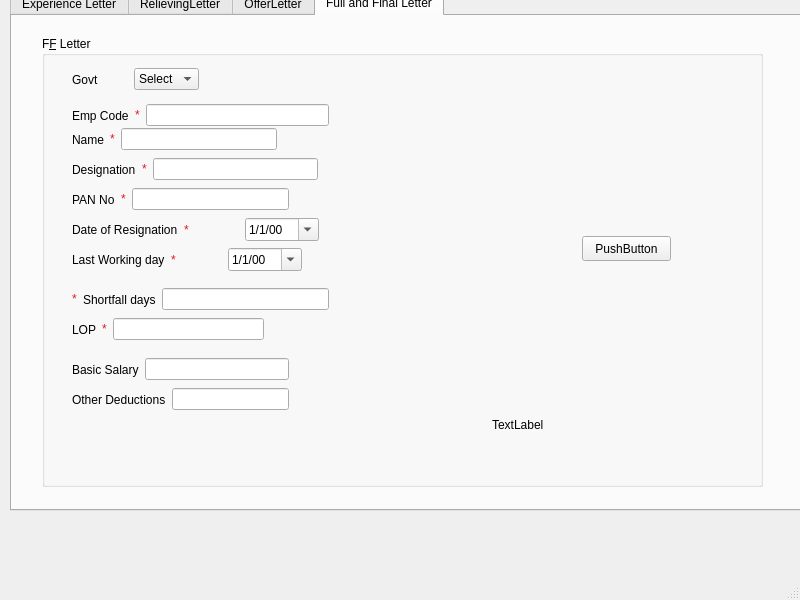
<?xml version="1.0" encoding="UTF-8"?>
<ui version="4.0">
 <class>MainWindow</class>
 <widget class="QMainWindow" name="MainWindow">
  <property name="geometry">
   <rect>
    <x>0</x>
    <y>0</y>
    <width>800</width>
    <height>600</height>
   </rect>
  </property>
  <property name="windowTitle">
   <string>MainWindow</string>
  </property>
  <widget class="QWidget" name="centralwidget">
   <widget class="QTabWidget" name="tableWidget">
    <property name="geometry">
     <rect>
      <x>10</x>
      <y>-10</y>
      <width>791</width>
      <height>521</height>
     </rect>
    </property>
    <property name="toolTip">
     <string>&lt;html&gt;&lt;head/&gt;&lt;body&gt;&lt;p&gt;&lt;br/&gt;&lt;/p&gt;&lt;p&gt;&lt;br/&gt;&lt;/p&gt;&lt;p&gt;&lt;br/&gt;&lt;/p&gt;&lt;/body&gt;&lt;/html&gt;</string>
    </property>
    <property name="whatsThis">
     <string>&lt;html&gt;&lt;head/&gt;&lt;body&gt;&lt;p&gt;s&lt;/p&gt;&lt;/body&gt;&lt;/html&gt;</string>
    </property>
    <property name="currentIndex">
     <number>3</number>
    </property>
    <widget class="QWidget" name="ExperienceLetter">
     <attribute name="title">
      <string>Experience Letter</string>
     </attribute>
     <widget class="QGroupBox" name="groupBox_2">
      <property name="geometry">
       <rect>
        <x>40</x>
        <y>0</y>
        <width>631</width>
        <height>441</height>
       </rect>
      </property>
      <property name="title">
       <string>Experience letter</string>
      </property>
      <widget class="QPushButton" name="pushButton">
       <property name="geometry">
        <rect>
         <x>490</x>
         <y>200</y>
         <width>89</width>
         <height>25</height>
        </rect>
       </property>
       <property name="text">
        <string>Generate pdf</string>
       </property>
      </widget>
      <widget class="QLineEdit" name="id">
       <property name="geometry">
        <rect>
         <x>120</x>
         <y>30</y>
         <width>113</width>
         <height>25</height>
        </rect>
       </property>
      </widget>
      <widget class="QLabel" name="label">
       <property name="geometry">
        <rect>
         <x>410</x>
         <y>160</y>
         <width>67</width>
         <height>17</height>
        </rect>
       </property>
       <property name="text">
        <string/>
       </property>
       <property name="pixmap">
        <pixmap>:/pics/delta.jpeg</pixmap>
       </property>
      </widget>
      <widget class="QPushButton" name="pushButton_2">
       <property name="geometry">
        <rect>
         <x>490</x>
         <y>270</y>
         <width>89</width>
         <height>25</height>
        </rect>
       </property>
       <property name="text">
        <string>sign</string>
       </property>
      </widget>
      <widget class="QLabel" name="signature">
       <property name="geometry">
        <rect>
         <x>440</x>
         <y>410</y>
         <width>67</width>
         <height>17</height>
        </rect>
       </property>
       <property name="text">
        <string/>
       </property>
      </widget>
      <widget class="QCheckBox" name="checkBox_2">
       <property name="geometry">
        <rect>
         <x>280</x>
         <y>280</y>
         <width>92</width>
         <height>23</height>
        </rect>
       </property>
       <property name="text">
        <string>CheckBox</string>
       </property>
      </widget>
      <widget class="QComboBox" name="comboBox">
       <property name="geometry">
        <rect>
         <x>37</x>
         <y>30</y>
         <width>81</width>
         <height>25</height>
        </rect>
       </property>
       <item>
        <property name="text">
         <string>select</string>
        </property>
       </item>
       <item>
        <property name="text">
         <string>es</string>
        </property>
       </item>
       <item>
        <property name="text">
         <string>it</string>
        </property>
       </item>
       <item>
        <property name="text">
         <string>hr</string>
        </property>
       </item>
       <item>
        <property name="text">
         <string/>
        </property>
       </item>
      </widget>
      <widget class="QWidget" name="layoutWidget">
       <property name="geometry">
        <rect>
         <x>41</x>
         <y>280</y>
         <width>229</width>
         <height>28</height>
        </rect>
       </property>
       <layout class="QHBoxLayout" name="horizontalLayout_8">
        <item>
         <widget class="QLabel" name="label_9">
          <property name="text">
           <string>Date of Relieving</string>
          </property>
         </widget>
        </item>
        <item>
         <widget class="QLabel" name="label_21">
          <property name="text">
           <string>&lt;html&gt;&lt;head/&gt;&lt;body&gt;&lt;p&gt;&lt;span style=&quot; color:#e01b24;&quot;&gt;*&lt;/span&gt;&lt;/p&gt;&lt;/body&gt;&lt;/html&gt;</string>
          </property>
         </widget>
        </item>
        <item>
         <widget class="QDateEdit" name="dateEdit_2">
          <property name="displayFormat">
           <string>d/M/yy</string>
          </property>
          <property name="date">
           <date>
            <year>2021</year>
            <month>12</month>
            <day>31</day>
           </date>
          </property>
         </widget>
        </item>
       </layout>
      </widget>
      <widget class="QWidget" name="layoutWidget_2">
       <property name="geometry">
        <rect>
         <x>41</x>
         <y>250</y>
         <width>296</width>
         <height>27</height>
        </rect>
       </property>
       <layout class="QHBoxLayout" name="horizontalLayout_7">
        <item>
         <widget class="QLabel" name="label_8">
          <property name="text">
           <string>Reporting Manager</string>
          </property>
         </widget>
        </item>
        <item>
         <widget class="QLabel" name="label_20">
          <property name="text">
           <string>&lt;html&gt;&lt;head/&gt;&lt;body&gt;&lt;p&gt;&lt;span style=&quot; color:#e01b24;&quot;&gt;*&lt;/span&gt;&lt;/p&gt;&lt;/body&gt;&lt;/html&gt;</string>
          </property>
         </widget>
        </item>
        <item>
         <widget class="QLineEdit" name="lineEdit_15"/>
        </item>
       </layout>
      </widget>
      <widget class="QWidget" name="layoutWidget_3">
       <property name="geometry">
        <rect>
         <x>41</x>
         <y>160</y>
         <width>207</width>
         <height>27</height>
        </rect>
       </property>
       <layout class="QHBoxLayout" name="horizontalLayout_5">
        <item>
         <widget class="QLabel" name="label_5">
          <property name="text">
           <string>Salary</string>
          </property>
         </widget>
        </item>
        <item>
         <widget class="QLabel" name="label_17">
          <property name="text">
           <string>&lt;html&gt;&lt;head/&gt;&lt;body&gt;&lt;p&gt;&lt;span style=&quot; color:#e01b24;&quot;&gt;*&lt;/span&gt;&lt;/p&gt;&lt;/body&gt;&lt;/html&gt;</string>
          </property>
         </widget>
        </item>
        <item>
         <widget class="QLineEdit" name="lineEdit_9">
          <property name="text">
           <string/>
          </property>
         </widget>
        </item>
       </layout>
      </widget>
      <widget class="QWidget" name="layoutWidget_4">
       <property name="geometry">
        <rect>
         <x>41</x>
         <y>70</y>
         <width>205</width>
         <height>27</height>
        </rect>
       </property>
       <layout class="QHBoxLayout" name="horizontalLayout_2">
        <item>
         <widget class="QLabel" name="label_2">
          <property name="text">
           <string>Name</string>
          </property>
         </widget>
        </item>
        <item>
         <widget class="QLabel" name="label_13">
          <property name="text">
           <string>&lt;html&gt;&lt;head/&gt;&lt;body&gt;&lt;p&gt;&lt;span style=&quot; color:#e01b24;&quot;&gt;*&lt;/span&gt;&lt;/p&gt;&lt;/body&gt;&lt;/html&gt;</string>
          </property>
         </widget>
        </item>
        <item>
         <widget class="QLineEdit" name="lineEdit_2"/>
        </item>
       </layout>
      </widget>
      <widget class="QWidget" name="layoutWidget_5">
       <property name="geometry">
        <rect>
         <x>41</x>
         <y>100</y>
         <width>368</width>
         <height>27</height>
        </rect>
       </property>
       <layout class="QHBoxLayout" name="horizontalLayout_3">
        <item>
         <widget class="QLabel" name="label_3">
          <property name="text">
           <string>Designation at Time of joining</string>
          </property>
         </widget>
        </item>
        <item>
         <widget class="QLabel" name="label_14">
          <property name="text">
           <string>&lt;html&gt;&lt;head/&gt;&lt;body&gt;&lt;p&gt;&lt;span style=&quot; color:#e01b24;&quot;&gt;*&lt;/span&gt;&lt;/p&gt;&lt;/body&gt;&lt;/html&gt;</string>
          </property>
         </widget>
        </item>
        <item>
         <widget class="QLineEdit" name="lineEdit_4"/>
        </item>
       </layout>
      </widget>
      <widget class="QWidget" name="layoutWidget_6">
       <property name="geometry">
        <rect>
         <x>41</x>
         <y>340</y>
         <width>304</width>
         <height>27</height>
        </rect>
       </property>
       <layout class="QHBoxLayout" name="horizontalLayout_10">
        <item>
         <widget class="QLabel" name="label_11">
          <property name="text">
           <string>Reason for Relieving</string>
          </property>
         </widget>
        </item>
        <item>
         <widget class="QLabel" name="label_23">
          <property name="text">
           <string>&lt;html&gt;&lt;head/&gt;&lt;body&gt;&lt;p&gt;&lt;span style=&quot; color:#e01b24;&quot;&gt;*&lt;/span&gt;&lt;/p&gt;&lt;/body&gt;&lt;/html&gt;</string>
          </property>
         </widget>
        </item>
        <item>
         <widget class="QLineEdit" name="lineEdit_21"/>
        </item>
       </layout>
      </widget>
      <widget class="QWidget" name="layoutWidget_7">
       <property name="geometry">
        <rect>
         <x>42</x>
         <y>310</y>
         <width>240</width>
         <height>27</height>
        </rect>
       </property>
       <layout class="QHBoxLayout" name="horizontalLayout_9">
        <item>
         <widget class="QLabel" name="label_10">
          <property name="text">
           <string>Experience</string>
          </property>
         </widget>
        </item>
        <item>
         <widget class="QLabel" name="label_22">
          <property name="text">
           <string>&lt;html&gt;&lt;head/&gt;&lt;body&gt;&lt;p&gt;&lt;span style=&quot; color:#e01b24;&quot;&gt;*&lt;/span&gt;&lt;/p&gt;&lt;/body&gt;&lt;/html&gt;</string>
          </property>
         </widget>
        </item>
        <item>
         <widget class="QLineEdit" name="lineEdit_19"/>
        </item>
       </layout>
      </widget>
      <widget class="QWidget" name="layoutWidget_8">
       <property name="geometry">
        <rect>
         <x>42</x>
         <y>190</y>
         <width>371</width>
         <height>27</height>
        </rect>
       </property>
       <layout class="QHBoxLayout" name="horizontalLayout_6">
        <item>
         <widget class="QLabel" name="label_6">
          <property name="text">
           <string>Designation at Time of leaving</string>
          </property>
         </widget>
        </item>
        <item>
         <widget class="QLabel" name="label_18">
          <property name="text">
           <string>&lt;html&gt;&lt;head/&gt;&lt;body&gt;&lt;p&gt;&lt;span style=&quot; color:#e01b24;&quot;&gt;*&lt;/span&gt;&lt;/p&gt;&lt;/body&gt;&lt;/html&gt;</string>
          </property>
         </widget>
        </item>
        <item>
         <widget class="QLineEdit" name="lineEdit_11"/>
        </item>
       </layout>
      </widget>
      <widget class="QWidget" name="layoutWidget_9">
       <property name="geometry">
        <rect>
         <x>42</x>
         <y>130</y>
         <width>216</width>
         <height>28</height>
        </rect>
       </property>
       <layout class="QHBoxLayout" name="horizontalLayout_4">
        <item>
         <widget class="QLabel" name="label_4">
          <property name="text">
           <string>Date of Joining</string>
          </property>
         </widget>
        </item>
        <item>
         <widget class="QLabel" name="label_16">
          <property name="text">
           <string>&lt;html&gt;&lt;head/&gt;&lt;body&gt;&lt;p&gt;&lt;span style=&quot; color:#e01b24;&quot;&gt;*&lt;/span&gt;&lt;/p&gt;&lt;/body&gt;&lt;/html&gt;</string>
          </property>
         </widget>
        </item>
        <item>
         <widget class="QDateEdit" name="dateEdit">
          <property name="dateTime">
           <datetime>
            <hour>5</hour>
            <minute>30</minute>
            <second>0</second>
            <year>2020</year>
            <month>1</month>
            <day>11</day>
           </datetime>
          </property>
          <property name="displayFormat">
           <string>d/M/yy</string>
          </property>
          <property name="currentSectionIndex">
           <number>0</number>
          </property>
          <property name="timeSpec">
           <enum>Qt::TimeZone</enum>
          </property>
          <property name="date">
           <date>
            <year>2020</year>
            <month>1</month>
            <day>11</day>
           </date>
          </property>
         </widget>
        </item>
       </layout>
      </widget>
      <widget class="QWidget" name="layoutWidget_10">
       <property name="geometry">
        <rect>
         <x>46</x>
         <y>220</y>
         <width>248</width>
         <height>27</height>
        </rect>
       </property>
       <layout class="QHBoxLayout" name="horizontalLayout">
        <item>
         <widget class="QLabel" name="label_7">
          <property name="text">
           <string>Department</string>
          </property>
         </widget>
        </item>
        <item>
         <widget class="QLabel" name="label_19">
          <property name="text">
           <string>&lt;html&gt;&lt;head/&gt;&lt;body&gt;&lt;p&gt;&lt;span style=&quot; color:#e01b24;&quot;&gt;*&lt;/span&gt;&lt;/p&gt;&lt;/body&gt;&lt;/html&gt;</string>
          </property>
         </widget>
        </item>
        <item>
         <widget class="QLineEdit" name="lineEdit"/>
        </item>
       </layout>
      </widget>
      <widget class="QWidget" name="layoutWidget_11">
       <property name="geometry">
        <rect>
         <x>43</x>
         <y>400</y>
         <width>229</width>
         <height>27</height>
        </rect>
       </property>
       <layout class="QHBoxLayout" name="horizontalLayout_11">
        <item>
         <widget class="QLabel" name="label_15">
          <property name="text">
           <string>Eligibility for Rehire</string>
          </property>
         </widget>
        </item>
        <item>
         <widget class="QLabel" name="label_25">
          <property name="text">
           <string>&lt;html&gt;&lt;head/&gt;&lt;body&gt;&lt;p&gt;&lt;span style=&quot; color:#e01b24;&quot;&gt;*&lt;/span&gt;&lt;/p&gt;&lt;/body&gt;&lt;/html&gt;</string>
          </property>
         </widget>
        </item>
        <item>
         <widget class="QComboBox" name="comboBox_3">
          <item>
           <property name="text">
            <string>Select</string>
           </property>
          </item>
          <item>
           <property name="text">
            <string>Yes</string>
           </property>
          </item>
          <item>
           <property name="text">
            <string>No</string>
           </property>
          </item>
         </widget>
        </item>
       </layout>
      </widget>
      <widget class="QWidget" name="layoutWidget_12">
       <property name="geometry">
        <rect>
         <x>43</x>
         <y>370</y>
         <width>219</width>
         <height>27</height>
        </rect>
       </property>
       <layout class="QHBoxLayout" name="horizontalLayout_12">
        <item>
         <widget class="QLabel" name="label_12">
          <property name="text">
           <string>Conduct</string>
          </property>
         </widget>
        </item>
        <item>
         <widget class="QLabel" name="label_24">
          <property name="text">
           <string>&lt;html&gt;&lt;head/&gt;&lt;body&gt;&lt;p&gt;&lt;span style=&quot; color:#e01b24;&quot;&gt;*&lt;/span&gt;&lt;/p&gt;&lt;/body&gt;&lt;/html&gt;</string>
          </property>
         </widget>
        </item>
        <item>
         <widget class="QComboBox" name="comboBox_2">
          <item>
           <property name="text">
            <string>select</string>
           </property>
          </item>
          <item>
           <property name="text">
            <string>Satisfactory</string>
           </property>
          </item>
          <item>
           <property name="text">
            <string>Good</string>
           </property>
          </item>
          <item>
           <property name="text">
            <string>Not Satisfactory</string>
           </property>
          </item>
         </widget>
        </item>
       </layout>
      </widget>
     </widget>
    </widget>
    <widget class="QWidget" name="RelievingLetter">
     <attribute name="title">
      <string>RelievingLetter</string>
     </attribute>
     <widget class="QGroupBox" name="groupBox_3">
      <property name="geometry">
       <rect>
        <x>80</x>
        <y>50</y>
        <width>601</width>
        <height>361</height>
       </rect>
      </property>
      <property name="font">
       <font>
        <family>Verdana</family>
        <pointsize>10</pointsize>
       </font>
      </property>
      <property name="title">
       <string>Relieving letter</string>
      </property>
      <widget class="QWidget" name="layoutWidget_13">
       <property name="geometry">
        <rect>
         <x>61</x>
         <y>127</y>
         <width>198</width>
         <height>27</height>
        </rect>
       </property>
       <layout class="QHBoxLayout" name="horizontalLayout_21">
        <item>
         <widget class="QLabel" name="RL_Department">
          <property name="font">
           <font>
            <family>Verdana</family>
            <pointsize>10</pointsize>
           </font>
          </property>
          <property name="text">
           <string>Department</string>
          </property>
         </widget>
        </item>
        <item>
         <widget class="QLineEdit" name="RL_deptLine"/>
        </item>
       </layout>
      </widget>
      <widget class="QWidget" name="layoutWidget_14">
       <property name="geometry">
        <rect>
         <x>61</x>
         <y>155</y>
         <width>208</width>
         <height>27</height>
        </rect>
       </property>
       <layout class="QHBoxLayout" name="horizontalLayout_22">
        <item>
         <widget class="QLabel" name="RL_Resign">
          <property name="font">
           <font>
            <family>Verdana</family>
            <pointsize>10</pointsize>
           </font>
          </property>
          <property name="text">
           <string>Resignation date</string>
          </property>
         </widget>
        </item>
        <item>
         <widget class="QDateEdit" name="RL_ResDate">
          <property name="dateTime">
           <datetime>
            <hour>20</hour>
            <minute>30</minute>
            <second>0</second>
            <year>2021</year>
            <month>12</month>
            <day>30</day>
           </datetime>
          </property>
          <property name="calendarPopup">
           <bool>true</bool>
          </property>
         </widget>
        </item>
       </layout>
      </widget>
      <widget class="QWidget" name="layoutWidget_15">
       <property name="geometry">
        <rect>
         <x>61</x>
         <y>181</y>
         <width>201</width>
         <height>27</height>
        </rect>
       </property>
       <layout class="QHBoxLayout" name="horizontalLayout_23">
        <item>
         <widget class="QLabel" name="RL_Rel">
          <property name="font">
           <font>
            <family>Verdana</family>
            <pointsize>10</pointsize>
           </font>
          </property>
          <property name="text">
           <string>Relieving date</string>
          </property>
         </widget>
        </item>
        <item>
         <widget class="QDateEdit" name="RL_RelDate">
          <property name="dateTime">
           <datetime>
            <hour>20</hour>
            <minute>30</minute>
            <second>0</second>
            <year>2021</year>
            <month>12</month>
            <day>30</day>
           </datetime>
          </property>
          <property name="calendarPopup">
           <bool>true</bool>
          </property>
         </widget>
        </item>
       </layout>
      </widget>
      <widget class="QWidget" name="layoutWidget_16">
       <property name="geometry">
        <rect>
         <x>61</x>
         <y>71</y>
         <width>171</width>
         <height>27</height>
        </rect>
       </property>
       <layout class="QHBoxLayout" name="horizontalLayout_24">
        <item>
         <widget class="QLabel" name="RL_Name">
          <property name="font">
           <font>
            <family>Verdana</family>
            <pointsize>10</pointsize>
           </font>
          </property>
          <property name="text">
           <string>Name </string>
          </property>
         </widget>
        </item>
        <item>
         <widget class="QLineEdit" name="RL_nameInput"/>
        </item>
       </layout>
      </widget>
      <widget class="QWidget" name="layoutWidget_17">
       <property name="geometry">
        <rect>
         <x>61</x>
         <y>99</y>
         <width>178</width>
         <height>27</height>
        </rect>
       </property>
       <layout class="QHBoxLayout" name="horizontalLayout_25">
        <item>
         <widget class="QLabel" name="RL_Position">
          <property name="font">
           <font>
            <family>Verdana</family>
            <pointsize>10</pointsize>
           </font>
          </property>
          <property name="text">
           <string>Position</string>
          </property>
         </widget>
        </item>
        <item>
         <widget class="QLineEdit" name="RL_positionInput"/>
        </item>
       </layout>
      </widget>
      <widget class="QWidget" name="layoutWidget_18">
       <property name="geometry">
        <rect>
         <x>61</x>
         <y>40</y>
         <width>271</width>
         <height>27</height>
        </rect>
       </property>
       <layout class="QHBoxLayout" name="horizontalLayout_26">
        <item>
         <widget class="QLabel" name="RL_EmpId">
          <property name="font">
           <font>
            <family>Verdana</family>
            <pointsize>10</pointsize>
           </font>
          </property>
          <property name="text">
           <string>Emp Id </string>
          </property>
         </widget>
        </item>
        <item>
         <widget class="QComboBox" name="RL_comboBox">
          <item>
           <property name="text">
            <string>select</string>
           </property>
          </item>
          <item>
           <property name="text">
            <string>ES</string>
           </property>
          </item>
          <item>
           <property name="text">
            <string>IT</string>
           </property>
          </item>
          <item>
           <property name="text">
            <string>HR</string>
           </property>
          </item>
          <item>
           <property name="text">
            <string>User Input</string>
           </property>
          </item>
         </widget>
        </item>
        <item>
         <widget class="QLineEdit" name="RL_Id_input"/>
        </item>
       </layout>
      </widget>
      <widget class="QWidget" name="layoutWidget_19">
       <property name="geometry">
        <rect>
         <x>290</x>
         <y>290</y>
         <width>240</width>
         <height>27</height>
        </rect>
       </property>
       <layout class="QHBoxLayout" name="horizontalLayout_27">
        <item>
         <widget class="QLabel" name="RL_signLabel">
          <property name="text">
           <string>Signature</string>
          </property>
         </widget>
        </item>
        <item>
         <widget class="QPushButton" name="RL_signButton">
          <property name="text">
           <string>sign</string>
          </property>
         </widget>
        </item>
        <item>
         <widget class="QPushButton" name="RL_generate">
          <property name="text">
           <string>generate</string>
          </property>
         </widget>
        </item>
       </layout>
      </widget>
     </widget>
    </widget>
    <widget class="QWidget" name="OfferLetter">
     <attribute name="title">
      <string>OfferLetter</string>
     </attribute>
    </widget>
    <widget class="QWidget" name="FFLetter">
     <attribute name="title">
      <string>Full and Final Letter</string>
     </attribute>
     <widget class="QGroupBox" name="FFtool_2">
      <property name="geometry">
       <rect>
        <x>30</x>
        <y>20</y>
        <width>721</width>
        <height>451</height>
       </rect>
      </property>
      <property name="title">
       <string>F&amp;F Letter</string>
      </property>
      <widget class="QPushButton" name="FFtool">
       <property name="geometry">
        <rect>
         <x>540</x>
         <y>200</y>
         <width>89</width>
         <height>25</height>
        </rect>
       </property>
       <property name="text">
        <string>PushButton</string>
       </property>
      </widget>
      <widget class="QWidget" name="layoutWidget">
       <property name="geometry">
        <rect>
         <x>30</x>
         <y>120</y>
         <width>246</width>
         <height>27</height>
        </rect>
       </property>
       <layout class="QHBoxLayout" name="horizontalLayout_15">
        <item>
         <widget class="QLabel" name="desig">
          <property name="text">
           <string>Designation</string>
          </property>
         </widget>
        </item>
        <item>
         <widget class="QLabel" name="label_28">
          <property name="text">
           <string>&lt;html&gt;&lt;head/&gt;&lt;body&gt;&lt;p&gt;&lt;span style=&quot; color:#e01b24;&quot;&gt;*&lt;/span&gt;&lt;/p&gt;&lt;/body&gt;&lt;/html&gt;</string>
          </property>
         </widget>
        </item>
        <item>
         <widget class="QLineEdit" name="in3"/>
        </item>
       </layout>
      </widget>
      <widget class="QWidget" name="layoutWidget">
       <property name="geometry">
        <rect>
         <x>30</x>
         <y>90</y>
         <width>205</width>
         <height>27</height>
        </rect>
       </property>
       <layout class="QHBoxLayout" name="horizontalLayout_14">
        <item>
         <widget class="QLabel" name="name">
          <property name="text">
           <string>Name</string>
          </property>
         </widget>
        </item>
        <item>
         <widget class="QLabel" name="label_27">
          <property name="text">
           <string>&lt;html&gt;&lt;head/&gt;&lt;body&gt;&lt;p&gt;&lt;span style=&quot; color:#e01b24;&quot;&gt;*&lt;/span&gt;&lt;/p&gt;&lt;/body&gt;&lt;/html&gt;</string>
          </property>
         </widget>
        </item>
        <item>
         <widget class="QLineEdit" name="in2"/>
        </item>
       </layout>
      </widget>
      <widget class="QWidget" name="layoutWidget">
       <property name="geometry">
        <rect>
         <x>30</x>
         <y>60</y>
         <width>257</width>
         <height>39</height>
        </rect>
       </property>
       <layout class="QHBoxLayout" name="horizontalLayout_13">
        <item>
         <widget class="QLabel" name="code">
          <property name="text">
           <string>Emp Code</string>
          </property>
         </widget>
        </item>
        <item>
         <widget class="QLabel" name="label_26">
          <property name="text">
           <string>&lt;html&gt;&lt;head/&gt;&lt;body&gt;&lt;p&gt;&lt;span style=&quot; color:#e01b24;&quot;&gt;*&lt;/span&gt;&lt;/p&gt;&lt;/body&gt;&lt;/html&gt;</string>
          </property>
         </widget>
        </item>
        <item>
         <widget class="QLineEdit" name="in1"/>
        </item>
       </layout>
      </widget>
      <widget class="QWidget" name="layoutWidget">
       <property name="geometry">
        <rect>
         <x>30</x>
         <y>150</y>
         <width>217</width>
         <height>27</height>
        </rect>
       </property>
       <layout class="QHBoxLayout" name="horizontalLayout_16">
        <item>
         <widget class="QLabel" name="pan">
          <property name="text">
           <string>PAN No</string>
          </property>
         </widget>
        </item>
        <item>
         <widget class="QLabel" name="label_29">
          <property name="text">
           <string>&lt;html&gt;&lt;head/&gt;&lt;body&gt;&lt;p&gt;&lt;span style=&quot; color:#e01b24;&quot;&gt;*&lt;/span&gt;&lt;/p&gt;&lt;/body&gt;&lt;/html&gt;</string>
          </property>
         </widget>
        </item>
        <item>
         <widget class="QLineEdit" name="in4"/>
        </item>
       </layout>
      </widget>
      <widget class="QWidget" name="layoutWidget">
       <property name="geometry">
        <rect>
         <x>30</x>
         <y>250</y>
         <width>257</width>
         <height>27</height>
        </rect>
       </property>
       <layout class="QHBoxLayout" name="horizontalLayout_19">
        <item>
         <widget class="QLabel" name="label_32">
          <property name="text">
           <string>&lt;html&gt;&lt;head/&gt;&lt;body&gt;&lt;p&gt;&lt;span style=&quot; color:#e01b24;&quot;&gt;*&lt;/span&gt;&lt;/p&gt;&lt;/body&gt;&lt;/html&gt;</string>
          </property>
         </widget>
        </item>
        <item>
         <widget class="QLabel" name="sd">
          <property name="text">
           <string>Shortfall days</string>
          </property>
         </widget>
        </item>
        <item>
         <widget class="QLineEdit" name="in7"/>
        </item>
       </layout>
      </widget>
      <widget class="QWidget" name="layoutWidget">
       <property name="geometry">
        <rect>
         <x>30</x>
         <y>280</y>
         <width>192</width>
         <height>27</height>
        </rect>
       </property>
       <layout class="QHBoxLayout" name="horizontalLayout_20">
        <item>
         <widget class="QLabel" name="lop">
          <property name="text">
           <string>LOP</string>
          </property>
         </widget>
        </item>
        <item>
         <widget class="QLabel" name="label_33">
          <property name="text">
           <string>&lt;html&gt;&lt;head/&gt;&lt;body&gt;&lt;p&gt;&lt;span style=&quot; color:#e01b24;&quot;&gt;*&lt;/span&gt;&lt;/p&gt;&lt;/body&gt;&lt;/html&gt;</string>
          </property>
         </widget>
        </item>
        <item>
         <widget class="QLineEdit" name="in8"/>
        </item>
       </layout>
      </widget>
      <widget class="QWidget" name="layoutWidget">
       <property name="geometry">
        <rect>
         <x>30</x>
         <y>180</y>
         <width>247</width>
         <height>28</height>
        </rect>
       </property>
       <layout class="QHBoxLayout" name="horizontalLayout_17">
        <item>
         <widget class="QLabel" name="res">
          <property name="text">
           <string>Date of Resignation</string>
          </property>
         </widget>
        </item>
        <item>
         <widget class="QLabel" name="label_30">
          <property name="text">
           <string>&lt;html&gt;&lt;head/&gt;&lt;body&gt;&lt;p&gt;&lt;span style=&quot; color:#e01b24;&quot;&gt;*&lt;/span&gt;&lt;/p&gt;&lt;/body&gt;&lt;/html&gt;</string>
          </property>
         </widget>
        </item>
        <item>
         <widget class="QDateEdit" name="in5">
          <property name="displayFormat">
           <string>d/M/yy</string>
          </property>
          <property name="calendarPopup">
           <bool>true</bool>
          </property>
         </widget>
        </item>
       </layout>
      </widget>
      <widget class="QWidget" name="layoutWidget">
       <property name="geometry">
        <rect>
         <x>30</x>
         <y>210</y>
         <width>230</width>
         <height>28</height>
        </rect>
       </property>
       <layout class="QHBoxLayout" name="horizontalLayout_18">
        <item>
         <widget class="QLabel" name="lwd">
          <property name="text">
           <string>Last Working day</string>
          </property>
         </widget>
        </item>
        <item>
         <widget class="QLabel" name="label_31">
          <property name="text">
           <string>&lt;html&gt;&lt;head/&gt;&lt;body&gt;&lt;p&gt;&lt;span style=&quot; color:#e01b24;&quot;&gt;*&lt;/span&gt;&lt;/p&gt;&lt;/body&gt;&lt;/html&gt;</string>
          </property>
         </widget>
        </item>
        <item>
         <widget class="QDateEdit" name="in6">
          <property name="displayFormat">
           <string>d/M/yy</string>
          </property>
          <property name="calendarPopup">
           <bool>true</bool>
          </property>
         </widget>
        </item>
       </layout>
      </widget>
      <widget class="QLabel" name="deducted">
       <property name="geometry">
        <rect>
         <x>450</x>
         <y>380</y>
         <width>67</width>
         <height>17</height>
        </rect>
       </property>
       <property name="text">
        <string>TextLabel</string>
       </property>
      </widget>
      <widget class="QWidget" name="layoutWidget">
       <property name="geometry">
        <rect>
         <x>30</x>
         <y>320</y>
         <width>217</width>
         <height>27</height>
        </rect>
       </property>
       <layout class="QHBoxLayout" name="horizontalLayout_28">
        <item>
         <widget class="QLabel" name="BS">
          <property name="text">
           <string>Basic Salary</string>
          </property>
         </widget>
        </item>
        <item>
         <widget class="QLineEdit" name="in9"/>
        </item>
       </layout>
      </widget>
      <widget class="QWidget" name="layoutWidget">
       <property name="geometry">
        <rect>
         <x>30</x>
         <y>30</y>
         <width>127</width>
         <height>27</height>
        </rect>
       </property>
       <layout class="QHBoxLayout" name="horizontalLayout_38">
        <item>
         <widget class="QLabel" name="label_34">
          <property name="text">
           <string>Govt</string>
          </property>
         </widget>
        </item>
        <item>
         <widget class="QComboBox" name="comboBox_4">
          <item>
           <property name="text">
            <string>Select</string>
           </property>
          </item>
          <item>
           <property name="text">
            <string>TS</string>
           </property>
          </item>
          <item>
           <property name="text">
            <string>Pune</string>
           </property>
          </item>
          <item>
           <property name="text">
            <string/>
           </property>
          </item>
         </widget>
        </item>
       </layout>
      </widget>
      <widget class="QWidget" name="layoutWidget">
       <property name="geometry">
        <rect>
         <x>30</x>
         <y>350</y>
         <width>217</width>
         <height>27</height>
        </rect>
       </property>
       <layout class="QHBoxLayout" name="horizontalLayout_29">
        <item>
         <widget class="QLabel" name="label_35">
          <property name="text">
           <string>Other Deductions</string>
          </property>
         </widget>
        </item>
        <item>
         <widget class="QLineEdit" name="in10"/>
        </item>
       </layout>
      </widget>
     </widget>
    </widget>
   </widget>
  </widget>
  <widget class="QMenuBar" name="menubar">
   <property name="geometry">
    <rect>
     <x>0</x>
     <y>0</y>
     <width>800</width>
     <height>22</height>
    </rect>
   </property>
  </widget>
  <widget class="QStatusBar" name="statusbar"/>
 </widget>
 <resources/>
 <connections/>
</ui>
